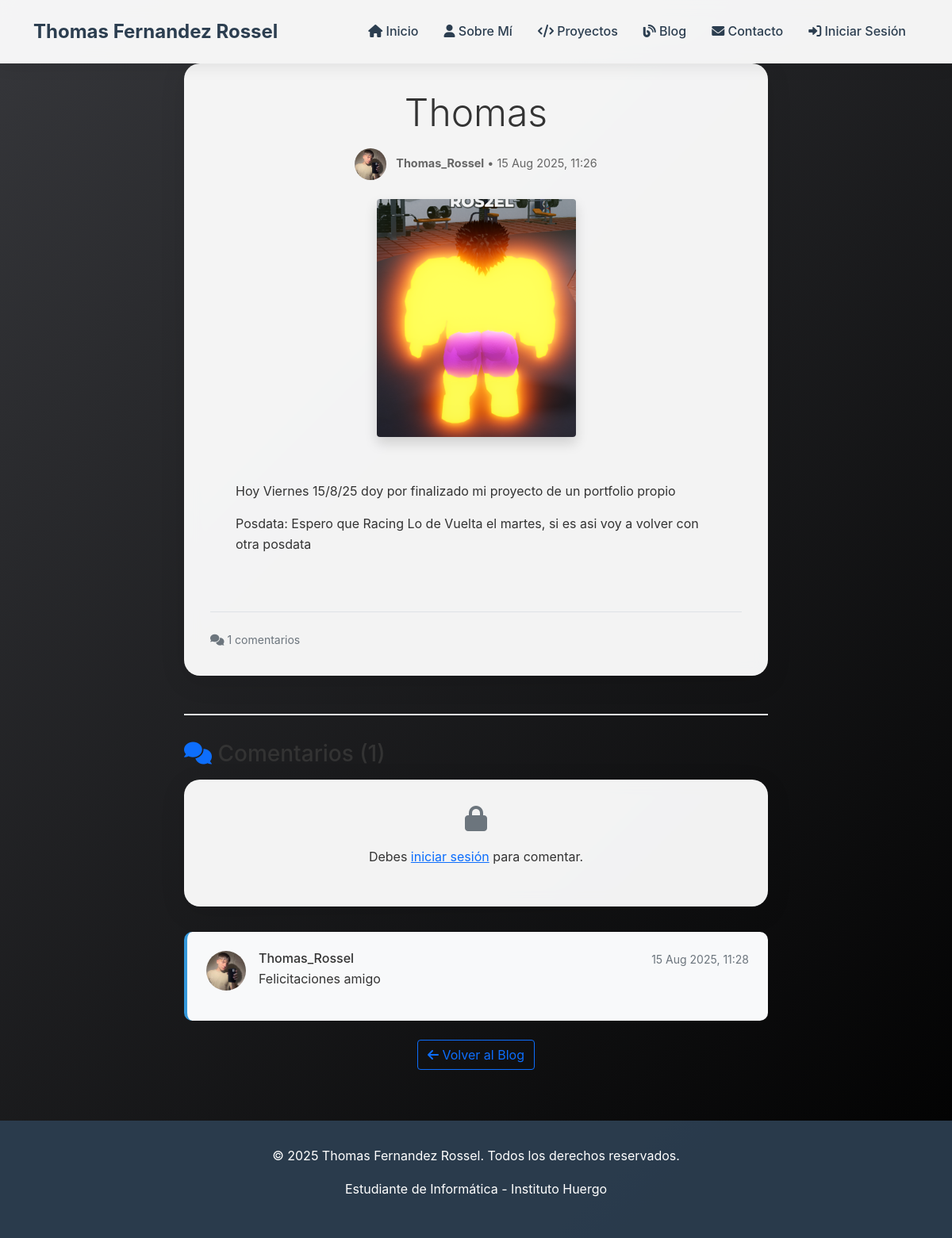
/blog/post/7/, run on an earlier commit of the app's database.
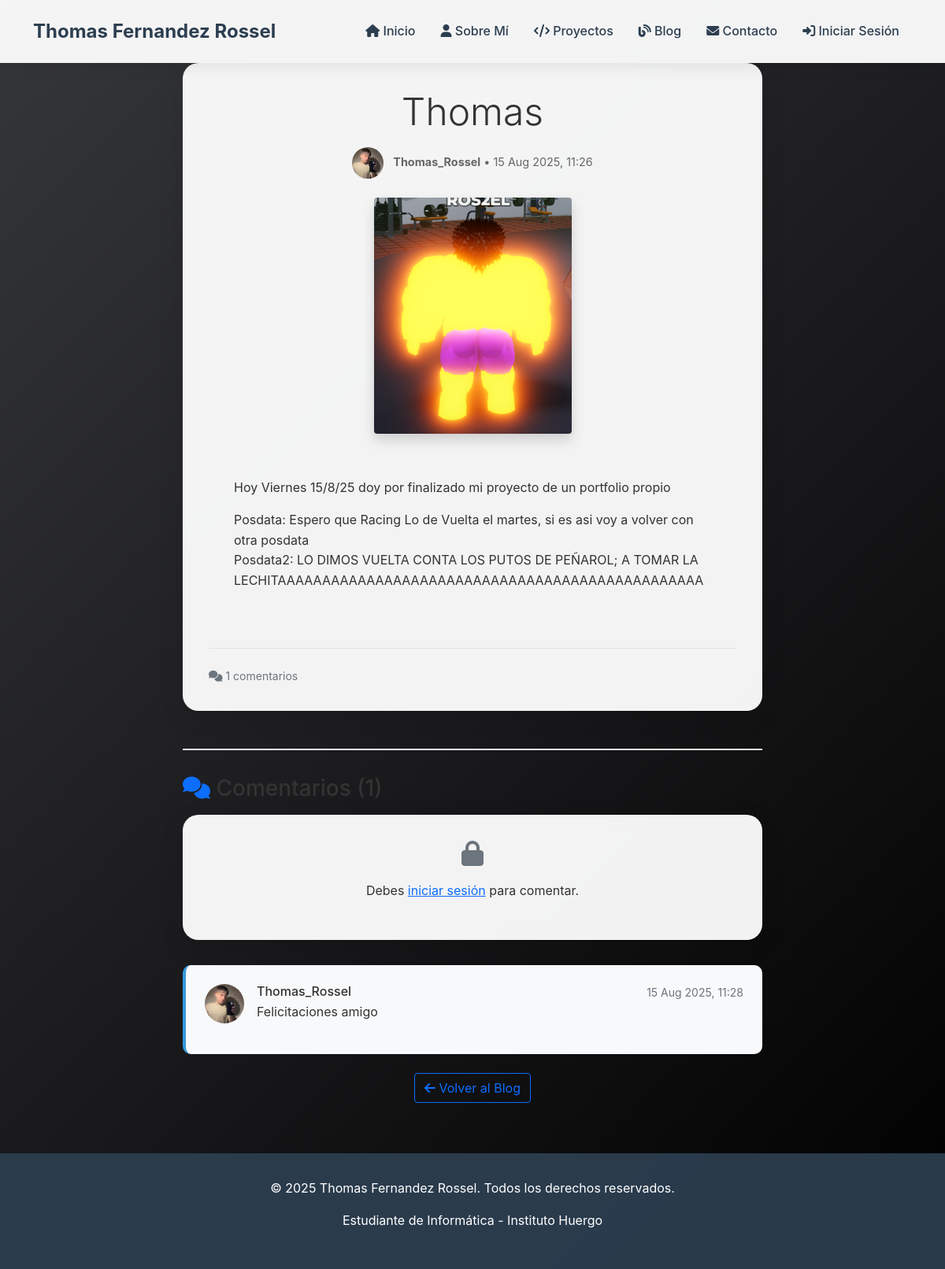
And on a later commit of the database.
### blog/models.py (models this page shows, shortened)
class Post(models.Model):
    title = models.CharField(max_length=200)
    content = models.TextField()
    date_posted = models.DateTimeField(default=timezone.now)
    author = models.ForeignKey(User, on_delete=models.CASCADE)
    image = models.ImageField(default='default.jpg', upload_to='blog_images')

class Profile(models.Model):
    user = models.OneToOneField(User, on_delete=models.CASCADE)
    image = models.ImageField(default='default.jpg', upload_to='profile_pics')

### blog/views.py (the view)
# urls.py: path('post/<int:pk>/', PostDetailView.as_view(), name='post-detail'),
class PostDetailView(DetailView):
    model = Post
    template_name = 'blog/post_detail.html'
    def get_context_data(self, **kwargs):
        context = super().get_context_data(**kwargs)
        context['comments'] = Comment.objects.filter(post=self.object)
        context['comment_form'] = CommentForm()
        return context

### blog/templates/blog/post_detail.html (shortened to what the changed rows need)
{% extends 'portfolio/base.html' %}
{% block content %}
<div class="container">
    <div class="row">
        <div class="col-lg-8 offset-lg-2">
            <article class="content-card fade-in">
                <div class="text-center mb-4">
                    <h1 class="display-5 mb-3">{{ post.title }}</h1>
                    <div class="post-meta mb-3">
                        <img src="{{ post.author.profile.image.url }}" alt="{{ post.author.username }}"
                             class="rounded-circle me-2" style="width: 40px; height: 40px;">
                        <strong>{{ post.author.username }}</strong> •
                        {{ post.date_posted|date:"d M Y, H:i" }}
                    </div>
                </div>
                {% if post.image %}
                    <div class="text-center mb-4">
                        <img src="{{ post.image.url }}" alt="{{ post.title }}"
                             class="img-fluid rounded shadow" style="max-height: 400px;">
                    </div>
                {% endif %}
                <div class="post-content">
                    {{ post.content|linebreaks }}
                </div>
            </article>
        </div>
    </div>
</div>
{% endblock %}

What changed in the data, as far as the page shows it:
changed Post "Thomas": content "…volver con otra posdata" → "…volver con otra posdata Posdata2: LO DIMOS VUELTA CONTA LOS PUTOS DE PEÑAROL; A TOMAR LA LECHITAAAAAAAAAAAAAAAAAAAAAAAAAAAAAAAAAAAAAAAAAAAAAAAA"
